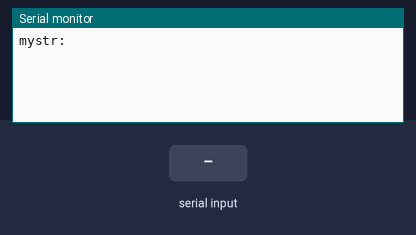
Simulated run of this sketch. Board: Arduino Uno, built with avr-gcc and run on an emulated ATmega328P. Parts: the last lines printed to the serial monitor. The test bench sets the inputs (shaded band).

Above: at 1.2 s.
1.3 s: "y" received over Serial
At 3.9 s:
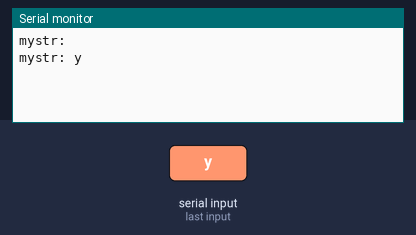
4.3 s: "z" received over Serial
At 5.6 s:
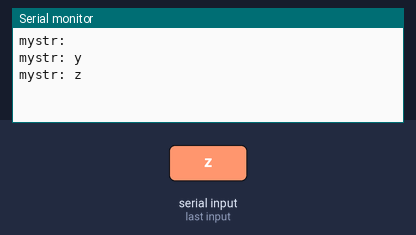

Measured:
- after the input at 1.3 s, the serial monitor: prints a new line after 1.7 s (image 1)
- after the input at 4.3 s, the serial monitor: prints a new line after 1.0 s (image 2)

The sketch:

Receiver_arduino_to_arduino.ino
```cpp
char mystr[1050]; //Initialized variable to store recieved data
void setup() {
  // Begin the Serial at 9600 Baud
  Serial.begin(19200);
}

void loop() {
  char str[1050]={};
  bool assign=false;
  Serial.readBytes(mystr,50); //Read the serial data and store in var
  Serial.print("mystr: ");
  Serial.println(mystr); //Print data on Serial Monitor
  delay(1000);
for(int i=0,j=0;i<50;i++){
      if(mystr[i]=='y' && mystr[i+1]=='y'){
          assign=true;
          i+=2;
        }
      if(mystr[i]=='z'&& mystr[i+1]=='z'){
          assign=false;
          break;
        }
      if(assign==true){
        str[j]=mystr[i];
          j++;
       }
    }
    Serial.print(str);
  Serial.println();
}
```
